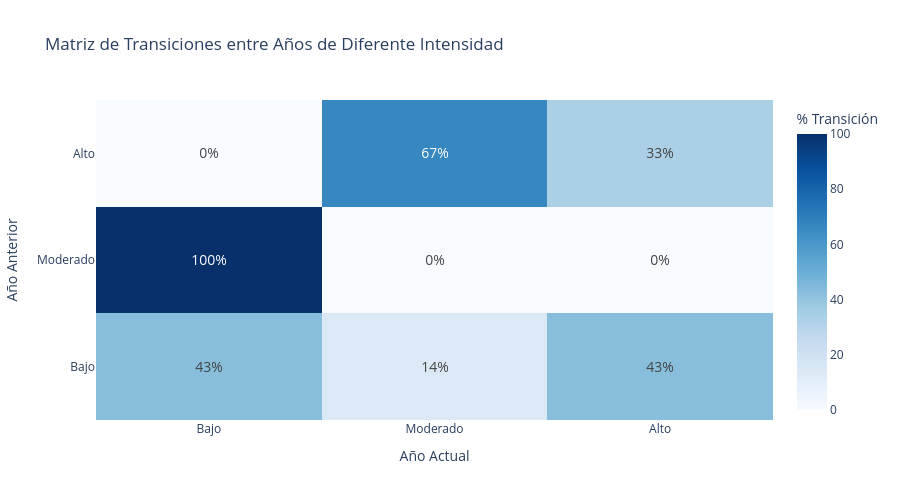

The notebook cell saved with this chart:
### Code cell
# Visualización 2: Matriz de transiciones entre años epidémicos

# Analizar transiciones entre años
casos_por_año['intensidad_anterior'] = casos_por_año['intensidad'].shift(1)
casos_por_año['intensidad_siguiente'] = casos_por_año['intensidad'].shift(-1)

# Análisis de transiciones
transition_matrix = pd.crosstab(
    casos_por_año['intensidad_anterior'], 
    casos_por_año['intensidad'],
    normalize='index'
) * 100

# Crear heatmap de transiciones
fig = go.Figure(data=go.Heatmap(
    z=transition_matrix.values,
    x=transition_matrix.columns,
    y=transition_matrix.index,
    colorscale='Blues',
    showscale=True,
    text=[[f"{val:.0f}%" for val in row] for row in transition_matrix.values],
    texttemplate="%{text}",
    textfont={"size": 14},
    colorbar=dict(title="% Transición")
))

fig.update_layout(
    title='Matriz de Transiciones entre Años de Diferente Intensidad',
    height=500,
    xaxis_title="Año Actual",
    yaxis_title="Año Anterior"
)

fig.show()

### Figure 1 — Plotly figure (JSON) as saved in the notebook; plotly's stock layout.template omitted (floating-point values rounded to 4 significant figures)
{"data": [{"colorbar": {"title": {"text": "% Transición"}}, "colorscale": [[0, "rgb(247,251,255)"], [0.125, "rgb(222,235,247)"], [0.25, "rgb(198,219,239)"], [0.375, "rgb(158,202,225)"], [0.5, "rgb(107,174,214)"], [0.625, "rgb(66,146,198)"], [0.75, "rgb(33,113,181)"], [0.875, "rgb(8,81,156)"], [1, "rgb(8,48,107)"]], "showscale": true, "text": [["43%", "14%", "43%"], ["100%", "0%", "0%"], ["0%", "67%", "33%"]], "textfont": {"size": 14}, "texttemplate": "%{text}", "type": "heatmap", "x": ["Bajo", "Moderado", "Alto"], "y": ["Bajo", "Moderado", "Alto"], "z": [[42.86, 14.29, 42.86], [100.0, 0.0, 0.0], [0.0, 66.67, 33.33]]}], "layout": {"height": 500, "title": {"text": "Matriz de Transiciones entre Años de Diferente Intensidad"}, "xaxis": {"title": {"text": "Año Actual"}}, "yaxis": {"title": {"text": "Año Anterior"}}}}
